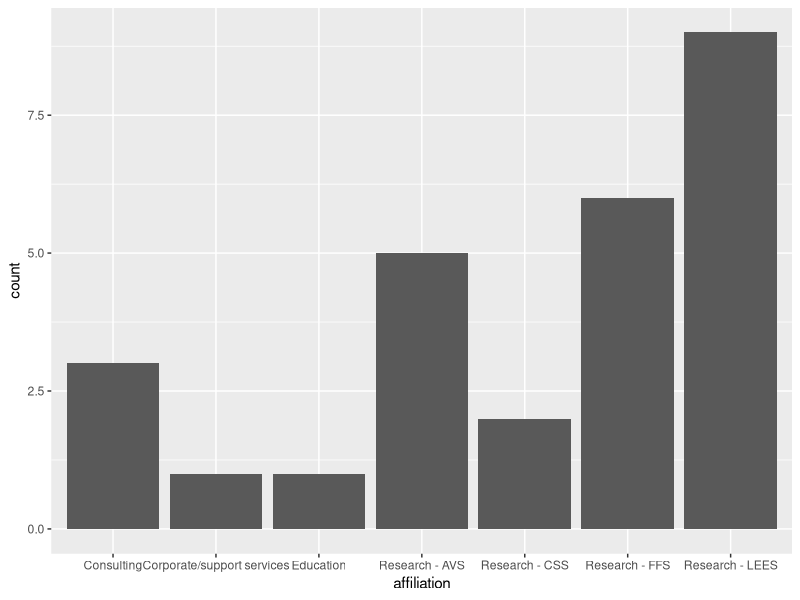
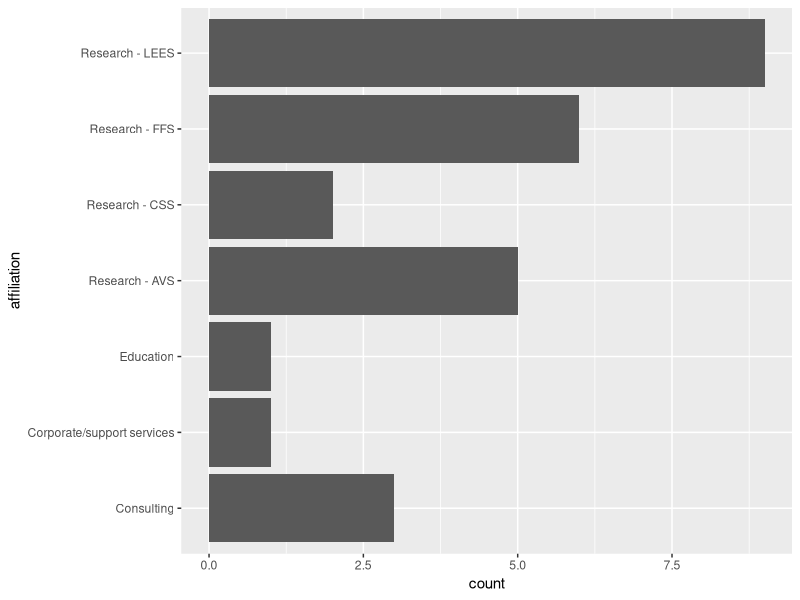
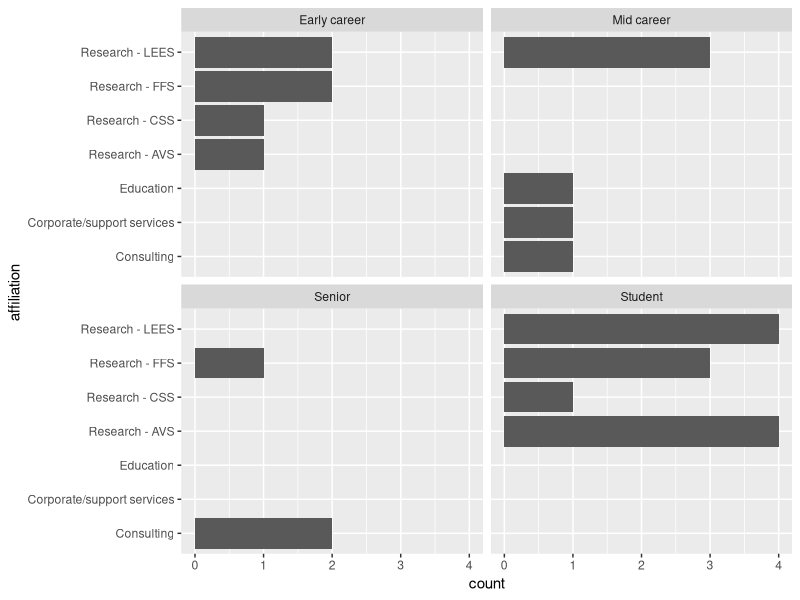
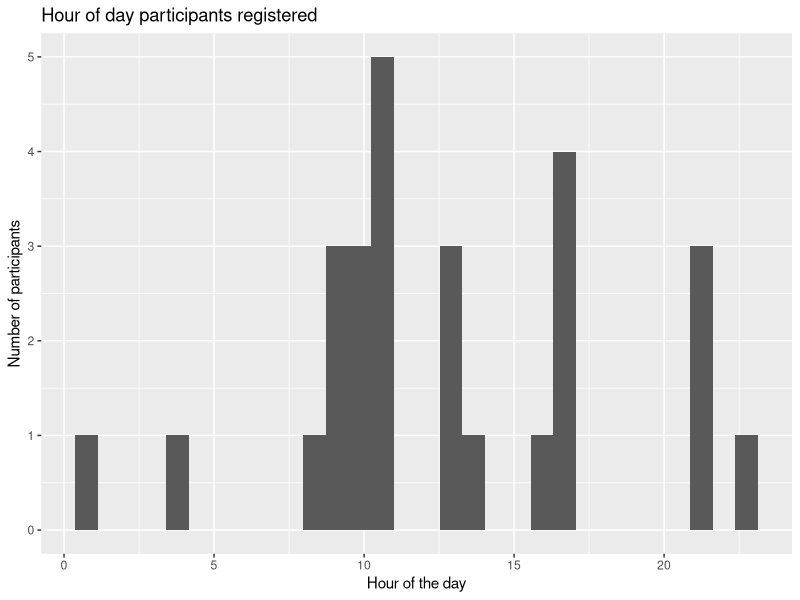
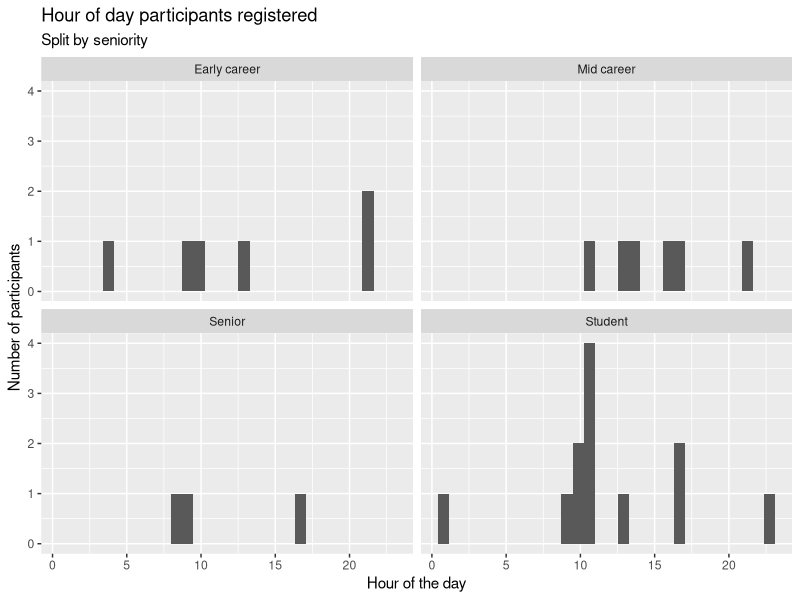
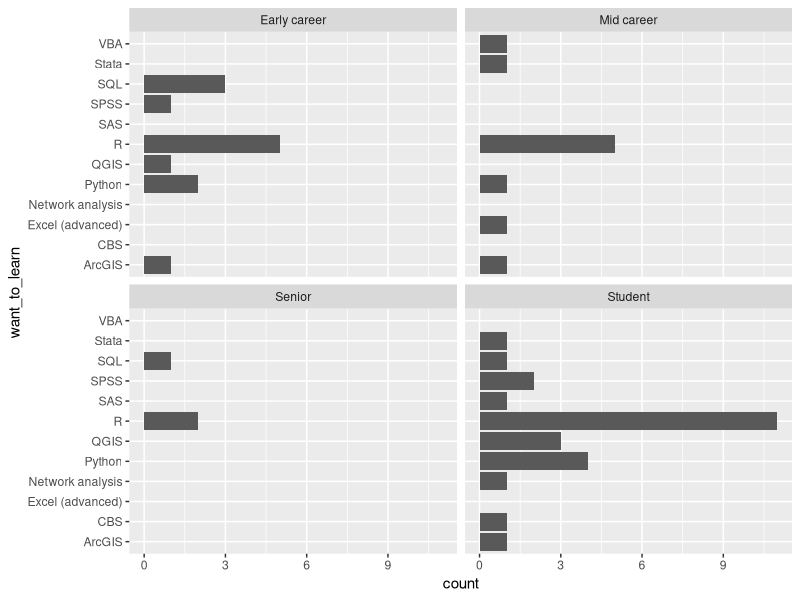
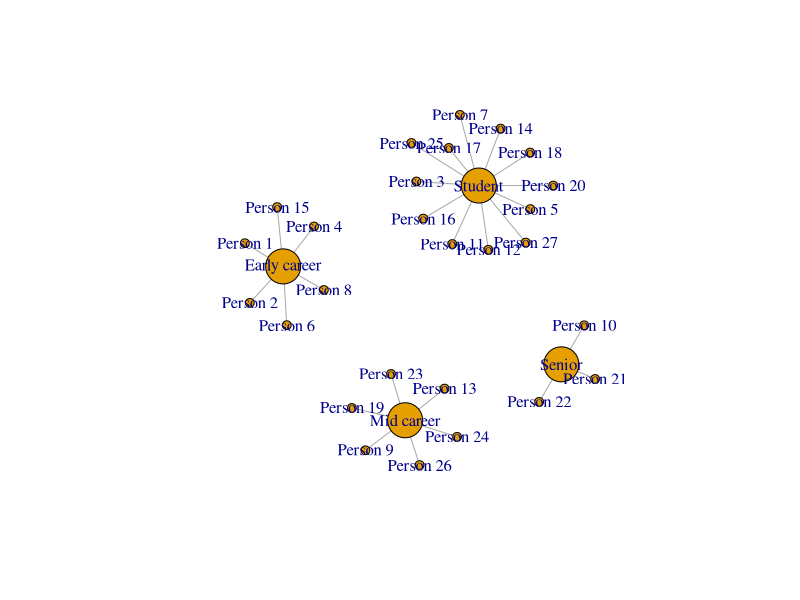
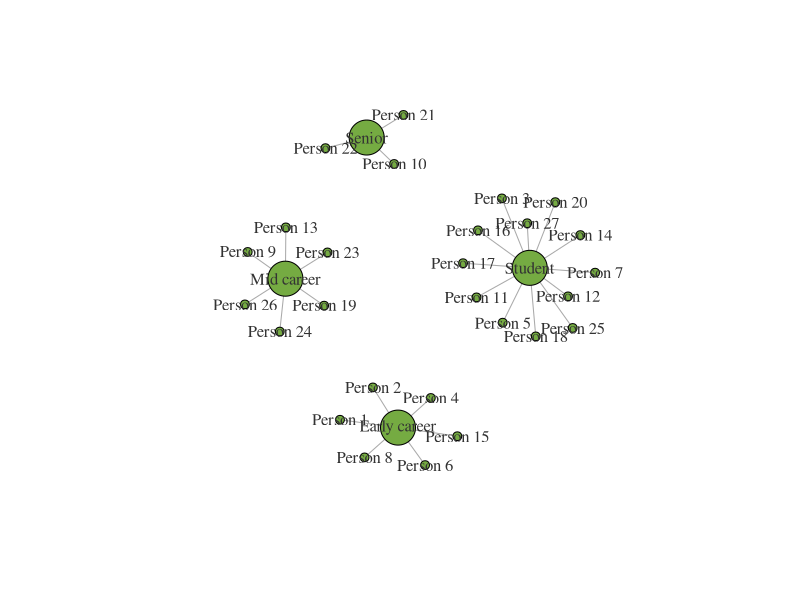

The R source for these figures, in order:
## ---- chunk 1
knitr::opts_chunk$set(echo = TRUE)
## ---- chunk 2
# install.packages("tidyverse")
# install.packages("igraph")

library(tidyverse)
library(igraph)
## ---- chunk 3
# Reads and outputs to console
read_csv("../data/SNA_anon_delegates.csv")

# Reads and assigns to object df
df = read_csv("../data/SNA_anon_delegates.csv")
## ---- chunk 4
# Shortening and removing spaces from column names
colnames(df) = c("timestamp", "name", "affiliation", "seniority", "expertise", "want_to_learn")

# Reducing the long other answers
df$expertise[df$expertise=="Network analysis sofware like biolayout/Miru"] = "Biolayout"
df$expertise[df$expertise=="Excel (advanced)"] = "MS/Libre/Open office"
## ---- chunk 5
# Data followed by columns we want
select(df, name, affiliation, seniority, expertise)

# Or data followed by columns we don't want
select(df, -timestamp, -want_to_learn)
## ---- chunk 6
# Single filter
filter(df, affiliation=="Research - LEES")

# Exclude
filter(df, expertise!="R")

# Multiple filters? use & (and) or | (or)
filter(df, affiliation=="Research - LEES" & expertise=="R")

# With a pipe
df %>% 
   select(-timestamp, -want_to_learn) %>% 
   filter(affiliation=="Research - LEES" & expertise=="R")

# With numbers
# filter(df, col_num==10)
# filter(df, col_num>10)
# etc.
# Note these commented lines of filter() are not run.
## ---- chunk 7
# Basic how many?
count(df, expertise)

# Ordered
df %>% 
   count(expertise) %>% 
   arrange(n)

# By more categories we can use group_by
df %>% 
   group_by(seniority, expertise) %>% 
   summarise(n=n()) %>% 
   arrange(n)

# For a mean
# df %>% 
#   group_by(seniority, expertise) %>% 
#   summarise(mean_col1=mean(col1))
## ---- chunk 8
ggplot(df, aes(affiliation)) +
   geom_bar()

ggplot(df, aes(affiliation)) +
   geom_bar() +
   coord_flip()

ggplot(df, aes(affiliation)) +
   geom_bar() +
   coord_flip() +
   facet_wrap(~ seniority)
## ---- chunk 9
# Extract the hour of registration from the timestamp column
df %>% 
   select(timestamp) %>% 
   mutate(hr=substr(timestamp, 12, 13))

# As a number
x = df %>% 
   select(timestamp, seniority) %>% 
   mutate(hr=as.numeric(substr(timestamp, 12, 13)))

# All registrations
ggplot(x, aes(hr)) + 
   geom_histogram() +
   labs(title="Hour of day participants registered",
        x="Hour of the day",
        y="Number of participants")

# Split by seniority
ggplot(x, aes(hr)) + 
   geom_histogram() + 
   facet_wrap(~seniority) +
   labs(title="Hour of day participants registered",
        subtitle="Split by seniority",
        x="Hour of the day",
        y="Number of participants")
## ---- chunk 10
# Maximum software types
n = str_count(df$want_to_learn, ",") %>% 
   max() + 1

# Wide not tidy data
df.learning = df %>% 
   select(name, want_to_learn) %>% 
   separate(want_to_learn, paste0("learn_", 1:n), sep=", ", fill="right")

# Tidy data
# Double thumbs up
df.learning = df %>% 
   select(name, want_to_learn) %>% 
   separate(want_to_learn, paste0("learn_", 1:n), sep=", ", fill="right") %>% 
   gather(ToDelete, want_to_learn, -name, na.rm=T) %>% 
   select(-ToDelete)
## ---- chunk 11
df %>% 
   select(name, seniority) %>% 
   inner_join(df.learning)

df %>% 
   select(name, seniority) %>% 
   inner_join(df.learning) %>% 
   ggplot(aes(want_to_learn)) +
   geom_bar() +
   facet_wrap(~ seniority) +
   coord_flip()
## ---- chunk 12
# Make a data frame of edges
df.edges = df %>% 
   select(name, seniority)

# Make a data frame of vertices
# First create a vectors of unique people and seniority levels
x = data.frame(name=unique(df$seniority), size=20)
y = data.frame(name=df$name, size=5)

# Join these vectors together
df.vertices = rbind(x, y)

# Turn these into a graph data frame
df_graph = graph.data.frame(df.edges,
                            df.vertices,
                            directed=F)

# Plot our first graph!
plot(df_graph)

# Maybe different colours?
x = data.frame(name=unique(df$seniority), color="#75ab42", size=20)
y = data.frame(name=df$name, color="#75ab42", size=5)
df.vertices = rbind(x, y)
df_graph = graph.data.frame(df.edges,
                            df.vertices,
                            directed=F)
plot(df_graph,
     vertex.label.color="#333333")
## ---- chunk 13
# Get count of people
x = df %>% 
   count(seniority) %>% 
   mutate(name=seniority,
          color="#75ab42",
          size = n * 2) %>% 
   select(-n, -seniority)

y = data.frame(name=df$name, color="#75ab42", size=5)
df.vertices = rbind(x, y)
df_graph = graph.data.frame(df.edges,
                            df.vertices,
                            directed=F)
plot(df_graph,
     vertex.label.color="#333333")
## ---- chunk 14
# Count software types for each person
# Make into our edges
df.edges = df %>% 
   select(name, seniority, want_to_learn) %>% 
   mutate(width=str_count(df$want_to_learn, ", ") + 1,
          color="#004b23") %>% 
   select(-want_to_learn)

# Vertices
x = df %>% 
   count(seniority) %>% 
   mutate(name=seniority, color="#75ab42", size = n * 2) %>% 
   select(-n, -seniority)
y = data.frame(name=df$name, color="#75ab42", size=5)
df.vertices = rbind(x, y)
df_graph = graph.data.frame(df.edges,
                            df.vertices,
                            directed=F)
plot(df_graph,
     vertex.label.color="#333333")
## ---- chunk 15
# Want to learn edges
x = df.learning %>% 
   select(name, want_to_learn) %>% 
   mutate(software=want_to_learn,
          lty=2,
          width=1,
          color="#004b23") %>% 
   select(-want_to_learn)
# Expertise edges
y = df %>% 
   select(name, expertise) %>% 
   mutate(software=expertise,
          lty=1,
          width=1,
          color="#004b23") %>% 
   select(-expertise)

df.edges = rbind(x, y)

# Vertices
x = df.edges %>% 
   count(software) %>% 
   mutate(name=software, color=rgb(0/255, 156/255, 222/255 ), size = n) %>% 
   select(-n, -software)
y = data.frame(name=df$name, color="#75ab42", size=5)
df.vertices = rbind(x, y)
df_graph = graph.data.frame(df.edges,
                            df.vertices,
                            directed=F)

par(mar=c(0.5, 0.5, 0.5, 0.5))
plot(df_graph,
     vertex.label.color="#333333",
     edge.curved=.1)
par(mar=c(5, 4, 4, 2) + 0.1)
